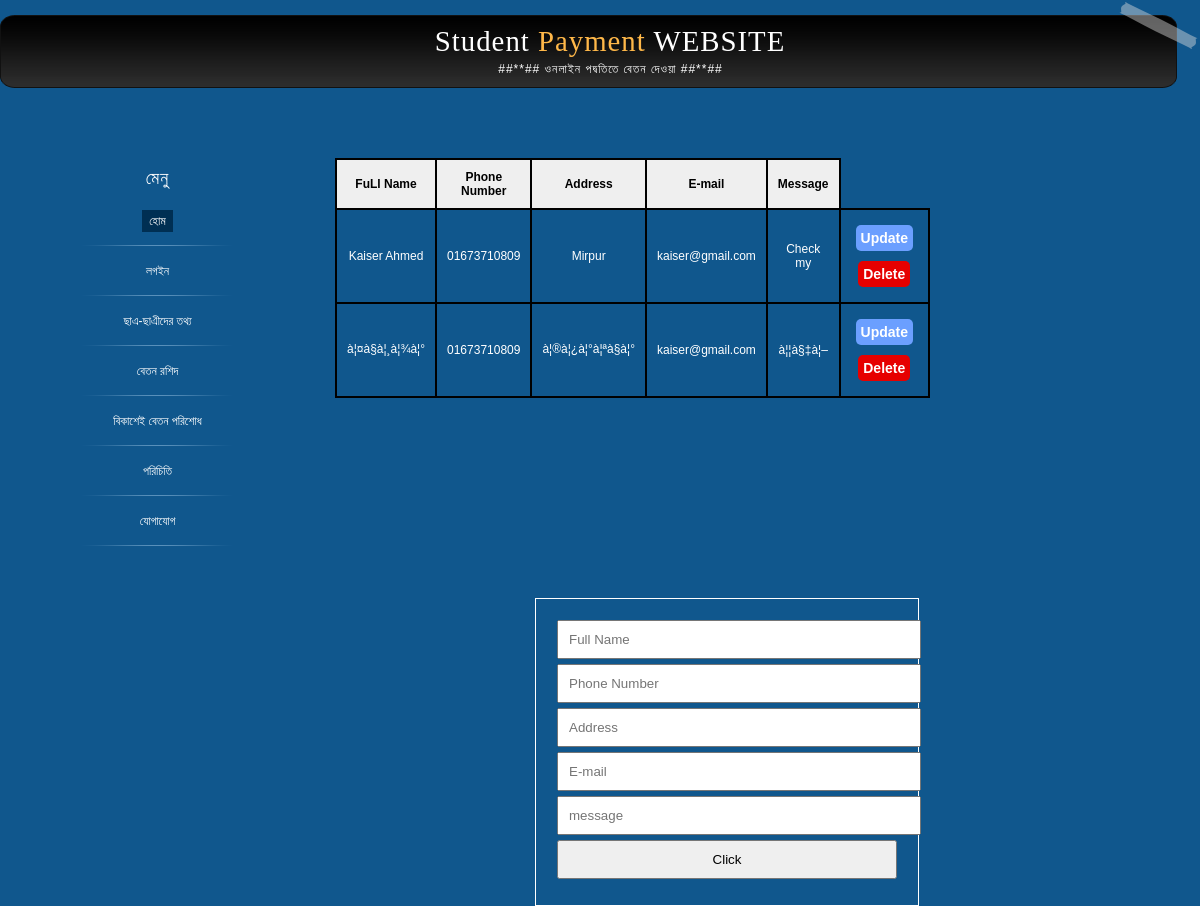
Screenshot of /student_information.php with the database file from the repository.
### tables this page shows
CREATE TABLE IF NOT EXISTS `c_form` (
  `FN` varchar(50) NOT NULL,
  `Ph` varchar(30) NOT NULL,
  `Ad` varchar(30) NOT NULL,
  `Em` varchar(30) NOT NULL,
  `Me` varchar(500) NOT NULL
);

### show.php (the view, shortened to what this page needs)
<?php
    include 'db.php';
      $sql = "SELECT * FROM c_form";
      $result = mysqli_query($conn, $sql);
    if (mysqli_num_rows($result) > 0)
    {
      echo '<center><table>';
      echo  '<tr>';
      echo   '<th>FuLl Name</th>';
      echo    '<th>Phone Number</th>';
      echo    '<th>Address</th>';
      echo    '<th>E-mail</th>';
      echo    '<th>Message</th>';
      echo   '</tr>';
        while($row = mysqli_fetch_assoc($result))
        {
              echo '<tr>';
                echo '<td>';
                  echo $name=$row["FN"];
                echo '</td>';
                echo '<td>';
                    echo $id=$row["Ph"];
                echo '</td>';
	echo '<td>';
                  echo $name=$row["Ad"];
                echo '</td>';
	echo '<td>';
                  echo $name=$row["Em"];
                echo '</td>';
	echo '<td>';
                  echo $name=$row["Me"];
                echo '</td>';
                echo '<td>';
               $update_link="update.php?id=$id&name=$name";
               $delete_link="delete.php?id=$id&name=$name";
                   echo '<a class="up-btn" href="'.$update_link.'">Update</a>
                   <a class="del-btn" href="'.$delete_link.'">Delete</a>';
                echo '</td>';
              echo '</tr>';
        }
          echo '</table></center>';
    }
    else
    {
        echo "No result Found.";
    }
  ?>

### img.php (shortened to what this page needs)
<!DOCTYPE html >
<html >
<head>
<link rel="stylesheet" href="css/style.css" type="text/css" media="screen, projection, tv" />
<link rel="stylesheet" href="css/style-print.css" type="text/css" media="print" />
<link rel="stylesheet" href="css/style-info.css" type="text/css" media="info"/>
</head>
	 <div class="title">
    <div class="title-top">
      <div class="title-left">
        <div class="title-right">
          <div class="title-bottom">
            <div class="title-top-left">
              <div class="title-bottom-left">
                <div class="title-top-right">
                  <div class="title-bottom-right">
                    <h1>Student <span>Payment</span> WEBSITE</a></h1>
                    <p> ##**## ওনলাইন 	পদ্বতিতে	বেতন দেওয়া ##**##</p>
                  </div>
                </div>
              </div>
            </div>
          </div>
        </div>
      </div>
    </div>
  </div>
  <div class="content">
    <div class="column-left">
      <h3>মেনু</h3>
      <ul class="menu">
        <li><a href="index.php" class="active">হোম</a></li>
		<li><a href="slogin.php">লগইন</a></li>
		<li><a href="fai.php">ছাএ-ছাএীদের তথ্য</a></li>
		<li><a href="payment_form.php">বেতন রশিদ </a></li>
		<li><a href="bcash.php">বিকাশেই বেতন পরিশোধ</a></li>
        <li><a href="info.php">পরিচিতি</a></li>
        <li><a href="student_information.php">যোগাযোগ</a></li>
      </ul>
    </div>
<body>
</body>
</html>

### student_information.php (shortened to what this page needs)
<?php
include('db.php');
include('img.php');
include('show.php');
 ?>
<html>
<head>
	<link rel="stylesheet" href="css/style.css">
</head>
<body>
	<div class="student">
			<form action="c_form.php" method="POST">
			<input type="text"name="Fn" placeholder="Full Name"/>
			<input type="text" name="Ph"placeholder="Phone Number"/>
			<input type="text"name="Ad" placeholder="Address"/>
			<input type="text"name="Em"placeholder="E-mail"/>
			<input type="textarea"name="Me" placeholder="message"/>
			<input id="click" type="submit" value="Click"/>
		</form>
</div>
	</body>
</html>

### css/style.css (style rules this page uses)
* { margin: 0; padding: 0; }
html { height: 100%; font-size: 62.5% }
body { height: 100%; background-color: #10578D; text-align: center; font: 1.2em Verdana, Arial, Helvetica, sans-serif; }
a:link, a:visited { color: #004F8B; text-decoration: underline; font-weight: bolder; }
table { border-collapse: collapse; margin-top: 70px;width:50%; }
th,td { border:2px solid black; padding: 10px; text-align: center; }
td { background-clip: padding-box;color:white; }
th { background-color: #efefef; }
.title { background-color: #282828; letter-spacing: 1px; width: 100%; }
.title-top { background: url('.img/title-top.gif') repeat-x 0 0; }
.title-left { background: url('.img/title-left.gif') repeat-y 0 0 }
.title-right { background: url('.img/title-right.gif') repeat-y 100% 0 }
.title-bottom { background: url('.img/title-bottom.gif') repeat-x 0 100% }
.title-top-left { background: url('.img/title-top-left.gif') no-repeat 0 0; }
.title-top-right { background: url('.img/title-top-right.gif') no-repeat 100% 0; }
.title-bottom-left { background: url('.img/title-bottom-left.gif') no-repeat 0 100%; }
.title-bottom-right { background: url('.img/title-bottom-right.gif') no-repeat 100% 100%; }
.title p { color: #FFFFFF; margin: 4px 0 0 21px; padding-bottom: 12px; }
h1 { font: normal 2.4em Georgia, "Times New Roman", Times, serif; color: #FFFFFF; padding-top: 25px; margin-left: 20px; }
h1 span { color: #FFB849; }
ul.menu { list-style-type: none; }
ul.menu li { background: url('.img/menu-li-divider.gif') no-repeat 50% 100%; padding: 18px 0; }
ul.menu li a, ul.menu li a:visited { color: #FFFFFF; font-weight: normal; text-decoration: none; padding: 4px 7px; }
ul.menu li a:hover, ul.menu li a.active { background-color: #002F53; }
.content { width: 850px; margin: 19px auto 0 auto; }
.column-left { margin-left:-100px; float: left; width: 165px; text-align: center; color: #FFFFFF; }
.column-left h3 { font: normal 1.5em Georgia, "Times New Roman", Times, serif; margin: 10px 0 7px 0; letter-spacing: 1px; }
.student { border: 1px solid #fff; margin-left: 360px; margin-top: 200px; width: 350px; padding: 16px; }
.student form { padding:5px; }
.student form input { width:340px;padding:10px;margin-bottom:5px; }
a.del-btn { background: #e60000; color: #fff!important; font-size: 14px; display: inline-block; margin: 5px; padding:5px; text-decoration: none; border-radius:5px; text-align:center; }
a.up-btn { background: #6B9FFF; color: #fff!important; font-size: 14px; display: inline-block; margin: 5px; padding:5px; text-decoration: none; border-radius:5px; text-align:center; }

### css/style-print.css (style rules this page uses)
body { font-family: "Times New Roman", Times, serif; line-height: 1.3; }
h1, h2, h3, h4, h5, h6 { font-family: Verdana, Arial, Helvetica, sans-serif; color: #595959; }
h1 { font-size: 16pt; }
h3, h4, h5, h6 { font-size: 11pt; }
h3 { margin-top: 30px; }
a:link, a:visited { text-decoration: underline; font-weight: bolder; }
.menu, .column-left h3, .footer-info-right { display: none; }

### rows the page displays
c_form: FN "Kaiser Ahmed", Ph "01673710809", Ad "Mirpur", Em "kaiser@gmail.com", Me "Check my"
c_form: FN "à¦¤à§à¦¸à¦¾à¦°", Ph "01673710809", Ad "à¦®à¦¿à¦°à¦ªà§à¦°", Em "kaiser@gmail.com", Me "à¦¦à§‡à¦–"
